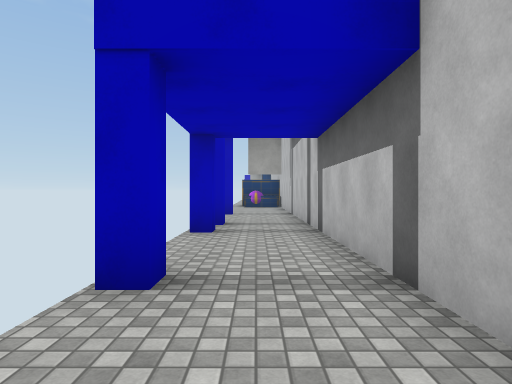
view 1 (above)

18 first-person views from a walk through a scene from a Unity 3-D project. The camera is 1.4 m above the floor, looks level and sees 75° across. The floor is counted in squares, 2 m on a side. Each view is taken from the middle of a square. On the plan, view 1 faces up. The plan holds only what a view shows up to about 10 squares ahead; the rest is blank. The place goes on beyond the plan. The player is left out. Some animated figures are not drawn. Some surface patterns are stand-ins.

view 2
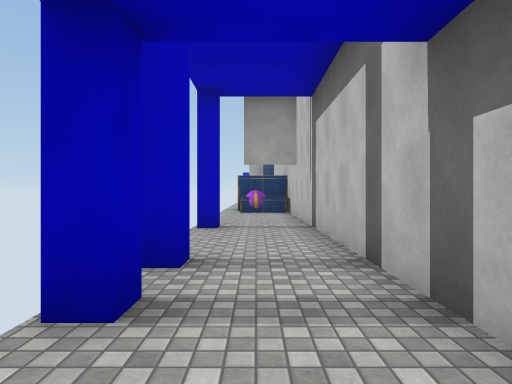

view 3
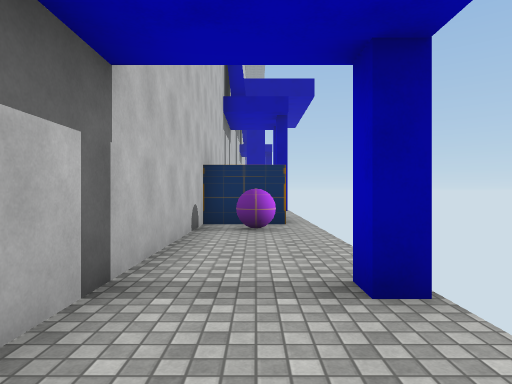

view 4
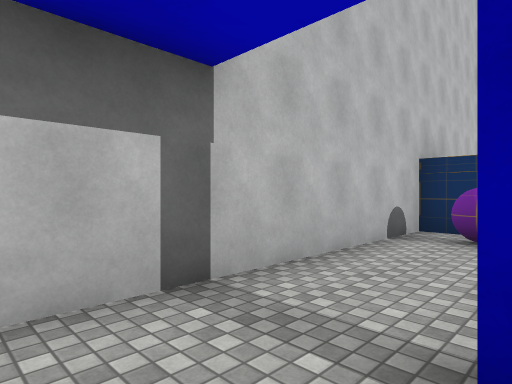

view 5
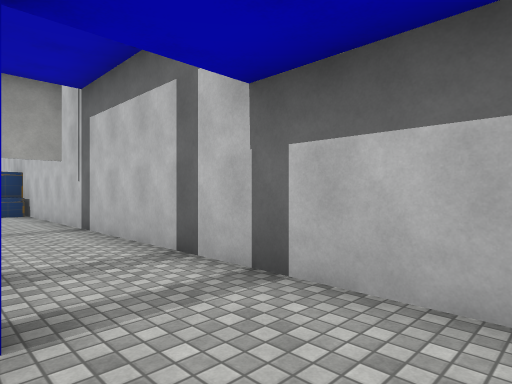

view 6
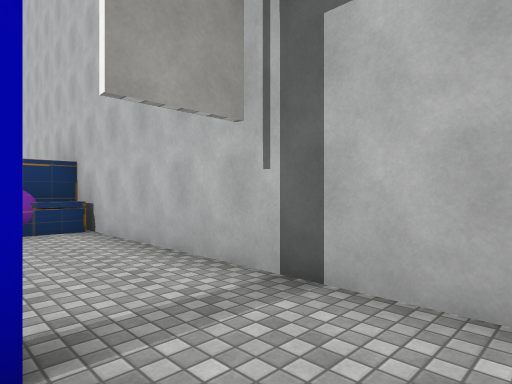

view 7
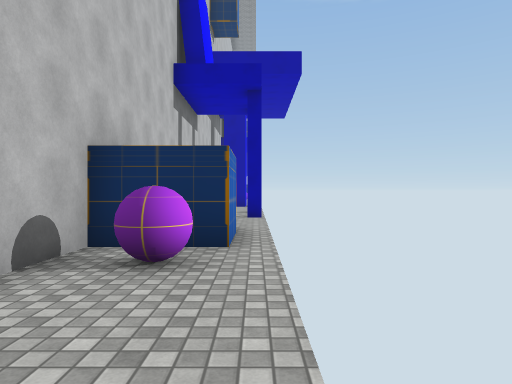

view 8
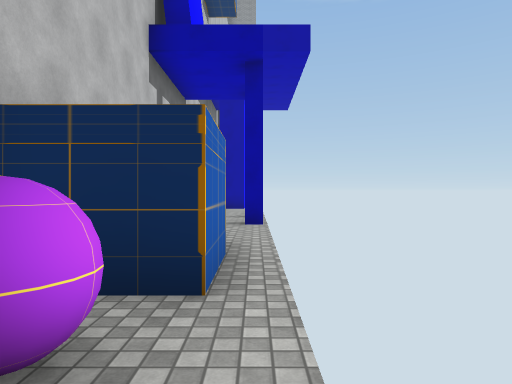

view 9
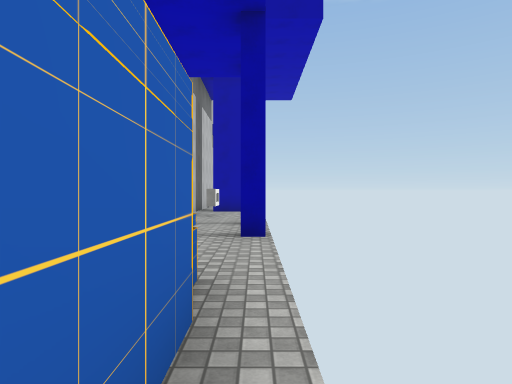

view 10
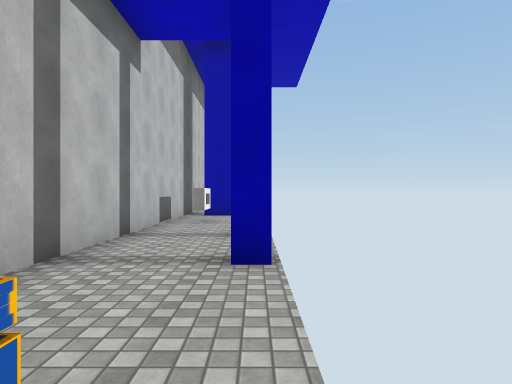

view 11
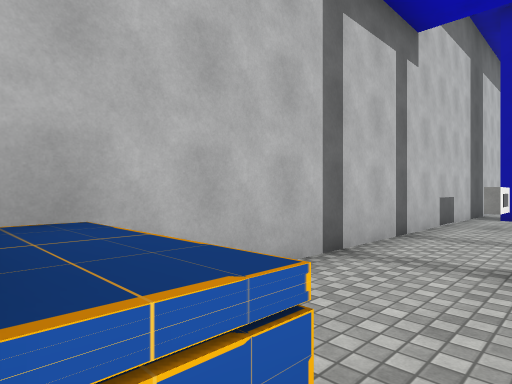

view 12
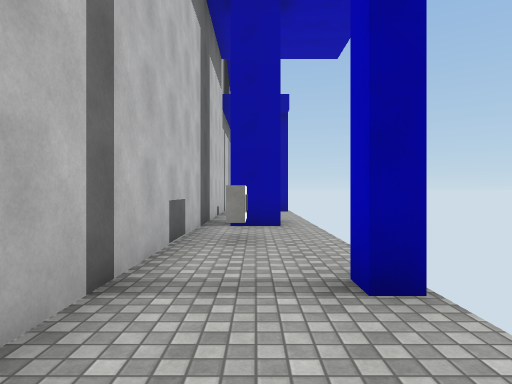

view 13
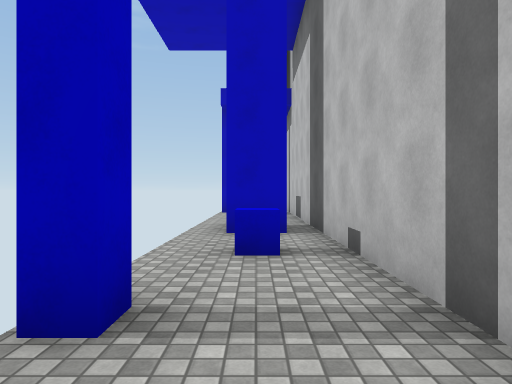

view 14
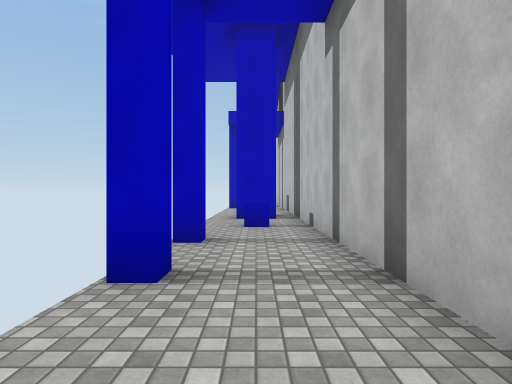

view 15
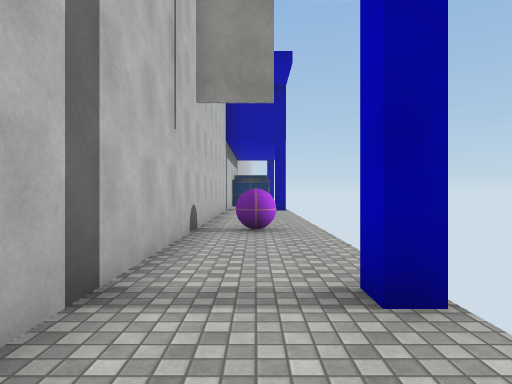

view 16
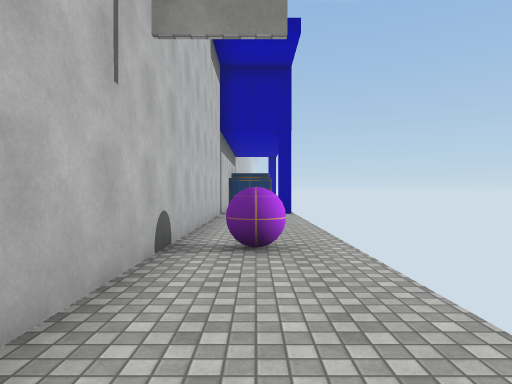

view 17
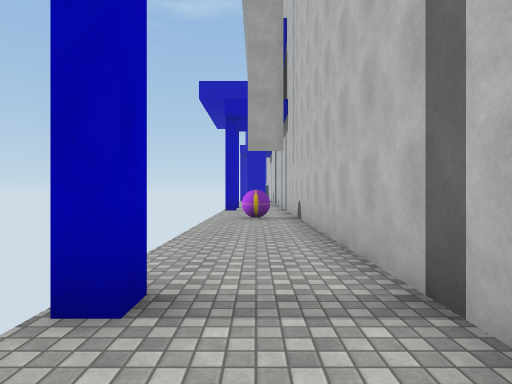

view 18
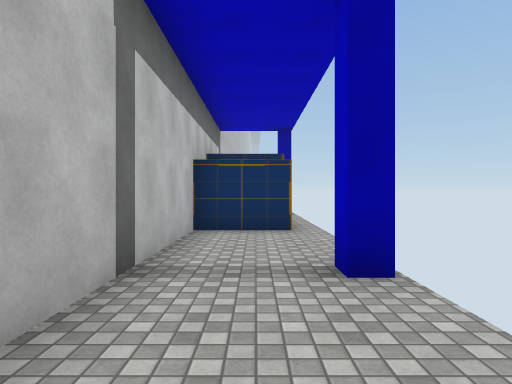

### Floor plan
Points are (right, up) in squares from view 1. A wall is a line through its corners. A room is listed if a view was taken in it or the views show most of it. See-through windows are left out.
Room 1 (views 1, 2, 3, 4, 5, 6, 7, 8, 9, 10, 11)
walls: (-0.8, 6.2) (-0.8, 5.8) (-1.2, 5.8); (-0.8, 7.5) (-0.8, 7.1); (-1.2, 2.8) (-0.8, 2.8) (-0.8, 2.4) (-1.2, 2.4); (-0.6, 10.4) (-1.1, 10.4); (-0.7, -3.9) (-0.7, -2.3) (1.1, -2.3) (1.1, 14.5); (-0.7, -4.8) (-0.7, -4)
ways out: opening at (-1, -3.5) to room 2
objects: other object (0, -1)
Room 2 (view 12)
walls: (-1.2, -9.2) (-0.8, -9.2) (-0.8, -9.8); (-1.2, -7.2) (-0.8, -7.2); (-0.6, -13.9) (0.5, -13.9); (1.1, -15.4) (1.1, -4.2)
ways out: opening at (-1, -3.5) to room 1; opening at (-1, -14.5) to room 3; opening at (1, -14.5) to room 3
objects: other object (0, -12)
Room 3 (views 13, 14, 15, 16, 17, 18)
walls: (-1.2, -21) (-0.8, -21) (-0.8, -21.4) (-1.2, -21.4); (-1.2, -31.7) (-0.8, -31.7) (-0.8, -32.2) (-1.2, -32.2); (-0.8, -18.9) (-0.8, -19.4) (-1.2, -19.4); (-0.8, -35.1) (1.1, -35.1) (1.1, -15.4); (0.6, -15.3) (-0.5, -15.3)
ways out: opening at (-1, -14.5) to room 2; opening at (1, -14.5) to room 2
objects: other object (0, -25); blue cube (0, -17)

Where each view was taken, in squares from view 1:
view 1: 0 up, 0 right, facing up
view 2: 4 up, 0 right, facing up
view 3: 5 up, 0 right, facing down
view 4: 4 up, 1 left, facing down-right
view 5: 4 up, 1 left, facing up-right
view 6: 9 up, 1 left, facing up-right
view 7: 2 up, 1 left, facing down
view 8: 0 up, 1 left, facing down
view 9: 2 down, 1 left, facing down
view 10: 4 down, 1 left, facing down
view 11: 4 down, 1 left, facing down-right
view 12: 7 down, 0 right, facing down
view 13: 21 down, 0 right, facing up
view 14: 24 down, 0 right, facing up
view 15: 19 down, 0 right, facing down
view 16: 21 down, 0 right, facing down
view 17: 34 down, 0 right, facing up
view 18: 29 down, 0 right, facing down
